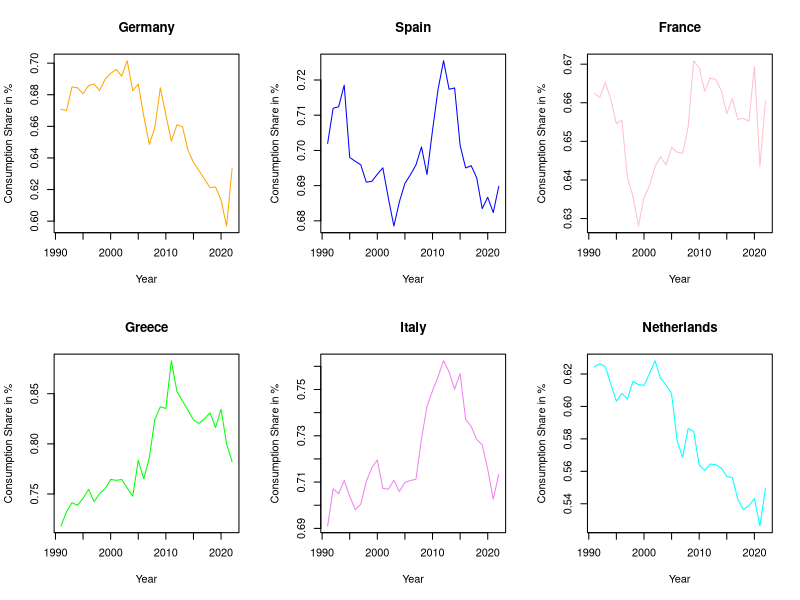

Reproduce this figure in R.
library(readxl)
X3_Lesson_Data_mpc <- read_excel("R class/3. Lesson Data_mpc.xlsx", 
                                 sheet = "Tabelle1", skip = 1)
View(X3_Lesson_Data_mpc)
countries <- unique(X3_Lesson_Data_mpc$country) 
cols <- c("orange","blue","pink","green","violet","cyan")
par(mfrow = c(2,3))
consumption_share <- X3_Lesson_Data_mpc$consumption/X3_Lesson_Data_mpc$income
 

for(i in 1:length(countries)) {
  plot(x = X3_Lesson_Data_mpc$year[X3_Lesson_Data_mpc$country == countries[i]],
       y = consumption_share[X3_Lesson_Data_mpc$country == countries[i]], 
       main = countries[i],
       xlab = "Year",
       ylab = "Consumption Share in %", 
       type = "l",
       col = cols[i])  
}